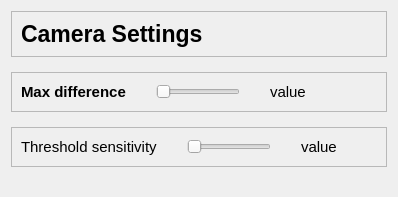
                          <widget class="QWidget" name="cameraSettingsArea" native="true">
                           <property name="styleSheet">
                            <string notr="true">#cameraSettingsArea{
border-bottom:2px solid rgb(70, 70, 70);
border-radius:0;
padding:10px 0px;
}</string>
                           </property>
                           <layout class="QVBoxLayout" name="verticalLayout_23">
                            <property name="spacing">
                             <number>15</number>
                            </property>
                            <property name="bottomMargin">
                             <number>30</number>
                            </property>
                            <item>
                             <widget class="QFrame" name="frame_3">
                              <property name="frameShape">
                               <enum>QFrame::StyledPanel</enum>
                              </property>
                              <property name="frameShadow">
                               <enum>QFrame::Raised</enum>
                              </property>
                              <layout class="QHBoxLayout" name="horizontalLayout_16">
                               <item>
                                <widget class="QLabel" name="label_4">
                                 <property name="enabled">
                                  <bool>true</bool>
                                 </property>
                                 <property name="font">
                                  <font>
                                   <family>Yu Gothic UI</family>
                                   <pointsize>17</pointsize>
                                   <italic>false</italic>
                                   <bold>true</bold>
                                  </font>
                                 </property>
                                 <property name="styleSheet">
                                  <string notr="true">QLabel {
    font-size: 17pt;
}</string>
                                 </property>
                                 <property name="text">
                                  <string>Camera Settings</string>
                                 </property>
                                </widget>
                               </item>
                              </layout>
                             </widget>
                            </item>
                            <item>
                             <widget class="QFrame" name="frame_2">
                              <property name="styleSheet">
                               <string notr="true">QLabel {
    font-size: 11pt;
}</string>
                              </property>
                              <property name="frameShape">
                               <enum>QFrame::StyledPanel</enum>
                              </property>
                              <property name="frameShadow">
                               <enum>QFrame::Raised</enum>
                              </property>
                              <layout class="QHBoxLayout" name="horizontalLayout_15">
                               <property name="spacing">
                                <number>30</number>
                               </property>
                               <item>
                                <widget class="QLabel" name="label_5">
                                 <property name="font">
                                  <font>
                                   <family>Yu Gothic UI</family>
                                   <pointsize>11</pointsize>
                                   <italic>false</italic>
                                   <bold>true</bold>
                                  </font>
                                 </property>
                                 <property name="text">
                                  <string>Max difference</string>
                                 </property>
                                </widget>
                               </item>
                               <item>
                                <widget class="QSlider" name="horizontalSlider">
                                 <property name="sizePolicy">
                                  <sizepolicy hsizetype="Expanding" vsizetype="Maximum">
                                   <horstretch>0</horstretch>
                                   <verstretch>0</verstretch>
                                  </sizepolicy>
                                 </property>
                                 <property name="styleSheet">
                                  <string notr="true">QSlider::handle:vertical {
    height: 10px; /* Adjust the height to your desired value */
}</string>
                                 </property>
                                 <property name="maximum">
                                  <number>150</number>
                                 </property>
                                 <property name="orientation">
                                  <enum>Qt::Horizontal</enum>
                                 </property>
                                </widget>
                               </item>
                               <item>
                                <widget class="QLabel" name="label_6">
                                 <property name="text">
                                  <string>value</string>
                                 </property>
                                </widget>
                               </item>
                               <item>
                                <spacer name="horizontalSpacer_5">
                                 <property name="orientation">
                                  <enum>Qt::Horizontal</enum>
                                 </property>
                                 <property name="sizeHint" stdset="0">
                                  <size>
                                   <width>40</width>
                                   <height>20</height>
                                  </size>
                                 </property>
                                </spacer>
                               </item>
                              </layout>
                             </widget>
                            </item>
                            <item>
                             <widget class="QFrame" name="frame_4">
                              <property name="sizePolicy">
                               <sizepolicy hsizetype="Preferred" vsizetype="Preferred">
                                <horstretch>0</horstretch>
                                <verstretch>0</verstretch>
                               </sizepolicy>
                              </property>
                              <property name="styleSheet">
                               <string notr="true">QLabel {
    font-size: 11pt;
}</string>
                              </property>
                              <property name="frameShape">
                               <enum>QFrame::StyledPanel</enum>
                              </property>
                              <property name="frameShadow">
                               <enum>QFrame::Raised</enum>
                              </property>
                              <layout class="QHBoxLayout" name="horizontalLayout_17">
                               <property name="spacing">
                                <number>30</number>
                               </property>
                               <item>
                                <widget class="QLabel" name="label_7">
                                 <property name="text">
                                  <string>Threshold sensitivity</string>
                                 </property>
                                </widget>
                               </item>
                               <item>
                                <widget class="QSlider" name="threasholdSlider">
                                 <property name="sizePolicy">
                                  <sizepolicy hsizetype="Expanding" vsizetype="Maximum">
                                   <horstretch>0</horstretch>
                                   <verstretch>0</verstretch>
                                  </sizepolicy>
                                 </property>
                                 <property name="maximum">
                                  <number>256</number>
                                 </property>
                                 <property name="orientation">
                                  <enum>Qt::Horizontal</enum>
                                 </property>
                                </widget>
                               </item>
                               <item>
                                <widget class="QLabel" name="MotionValue">
                                 <property name="text">
                                  <string>value</string>
                                 </property>
                                </widget>
                               </item>
                               <item>
                                <spacer name="horizontalSpacer_6">
                                 <property name="orientation">
                                  <enum>Qt::Horizontal</enum>
                                 </property>
                                 <property name="sizeHint" stdset="0">
                                  <size>
                                   <width>40</width>
                                   <height>20</height>
                                  </size>
                                 </property>
                                </spacer>
                               </item>
                              </layout>
                             </widget>
                            </item>
                           </layout>
                          </widget>
